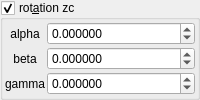
    <widget class="MyGroupBox" name="groupCheck_transf_rotation2_enabled_false">
     <property name="title">
      <string>rot&amp;ation zc</string>
     </property>
     <property name="checkable">
      <bool>true</bool>
     </property>
     <layout class="QVBoxLayout" name="verticalLayout_9" stretch="0">
      <property name="spacing">
       <number>2</number>
      </property>
      <property name="leftMargin">
       <number>2</number>
      </property>
      <property name="topMargin">
       <number>2</number>
      </property>
      <property name="rightMargin">
       <number>2</number>
      </property>
      <property name="bottomMargin">
       <number>2</number>
      </property>
      <item>
       <layout class="QGridLayout" name="gridLayout_6" rowstretch="0,0,0" columnstretch="0,1">
        <property name="spacing">
         <number>2</number>
        </property>
        <item row="2" column="0">
         <widget class="QLabel" name="label_38">
          <property name="text">
           <string notr="true">gamma</string>
          </property>
          <property name="alignment">
           <set>Qt::AlignCenter</set>
          </property>
         </widget>
        </item>
        <item row="0" column="0">
         <widget class="QLabel" name="label_39">
          <property name="text">
           <string notr="true">alpha</string>
          </property>
          <property name="alignment">
           <set>Qt::AlignCenter</set>
          </property>
         </widget>
        </item>
        <item row="1" column="0">
         <widget class="QLabel" name="label_40">
          <property name="text">
           <string notr="true">beta</string>
          </property>
          <property name="alignment">
           <set>Qt::AlignCenter</set>
          </property>
         </widget>
        </item>
        <item row="0" column="1">
         <widget class="MyDoubleSpinBox" name="spinboxd3_transf_rotation2_x">
          <property name="sizePolicy">
           <sizepolicy hsizetype="Minimum" vsizetype="Maximum">
            <horstretch>0</horstretch>
            <verstretch>0</verstretch>
           </sizepolicy>
          </property>
          <property name="prefix">
           <string/>
          </property>
          <property name="suffix">
           <string/>
          </property>
          <property name="decimals">
           <number>6</number>
          </property>
          <property name="minimum">
           <double>-36000.000000000000000</double>
          </property>
          <property name="maximum">
           <double>36000.000000000000000</double>
          </property>
          <property name="singleStep">
           <double>1.000000000000000</double>
          </property>
         </widget>
        </item>
        <item row="1" column="1">
         <widget class="MyDoubleSpinBox" name="spinboxd3_transf_rotation2_y">
          <property name="sizePolicy">
           <sizepolicy hsizetype="Minimum" vsizetype="Maximum">
            <horstretch>0</horstretch>
            <verstretch>0</verstretch>
           </sizepolicy>
          </property>
          <property name="prefix">
           <string/>
          </property>
          <property name="suffix">
           <string/>
          </property>
          <property name="decimals">
           <number>6</number>
          </property>
          <property name="minimum">
           <double>-36000.000000000000000</double>
          </property>
          <property name="maximum">
           <double>36000.000000000000000</double>
          </property>
          <property name="singleStep">
           <double>1.000000000000000</double>
          </property>
         </widget>
        </item>
        <item row="2" column="1">
         <widget class="MyDoubleSpinBox" name="spinboxd3_transf_rotation2_z">
          <property name="sizePolicy">
           <sizepolicy hsizetype="Minimum" vsizetype="Maximum">
            <horstretch>0</horstretch>
            <verstretch>0</verstretch>
           </sizepolicy>
          </property>
          <property name="prefix">
           <string/>
          </property>
          <property name="suffix">
           <string/>
          </property>
          <property name="decimals">
           <number>6</number>
          </property>
          <property name="minimum">
           <double>-36000.000000000000000</double>
          </property>
          <property name="maximum">
           <double>36000.000000000000000</double>
          </property>
          <property name="singleStep">
           <double>1.000000000000000</double>
          </property>
         </widget>
        </item>
       </layout>
      </item>
     </layout>
    </widget>
